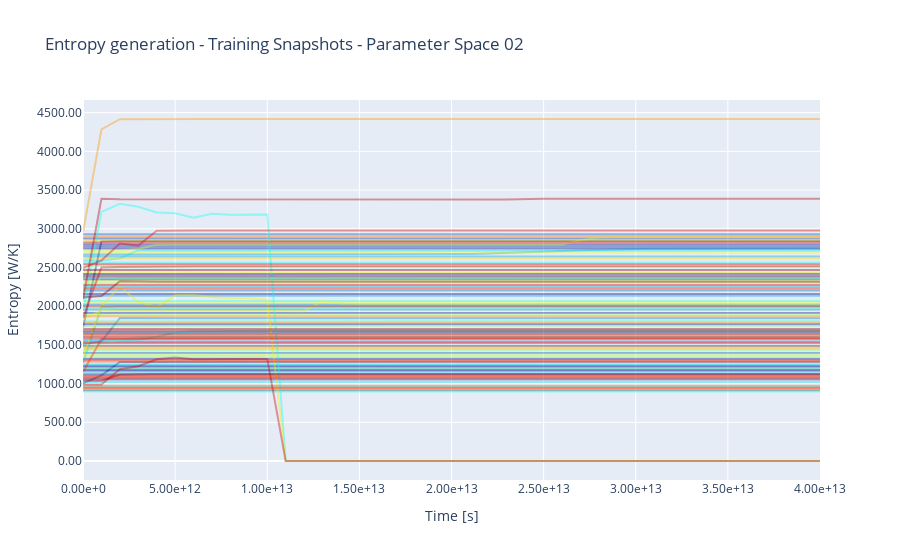

Notebook source saved alongside this figure:
### Markdown cell above
### Plot entropy generation

### Code cell
fig = go.Figure()

for idx_snap, entropies in enumerate(entropy_gen_unit):
    fig.add_trace(go.Scatter(x=list(comsol_data.times.values()),
                             y=entropies,
                                mode='lines',
                                name=f"{idx_snap:03d}",
                                opacity=0.4,
                            line=dict(color=colors[idx_snap])
                ))
    
fig.update_layout(
    xaxis_tickformat='.2e',  # Format x-axis numbers to 2 decimal places
    yaxis_tickformat='.2f',  # Format y-axis numbers to 2 decimal places
    showlegend=False,        # Hide the legend
    title=f"Entropy generation - {DATA_TYPE} Snapshots - Parameter Space {PARAMETER_SPACE}",       # Optional: add a title
    xaxis_title="Time [s]",    # Optional: label for x-axis
    yaxis_title="Entropy [W/K]"     # Optional: label for y-axis
)

fig.write_image(import_folder / "Exports" / f"{DATA_TYPE}_EntropyGeneration.png")
fig.show()
